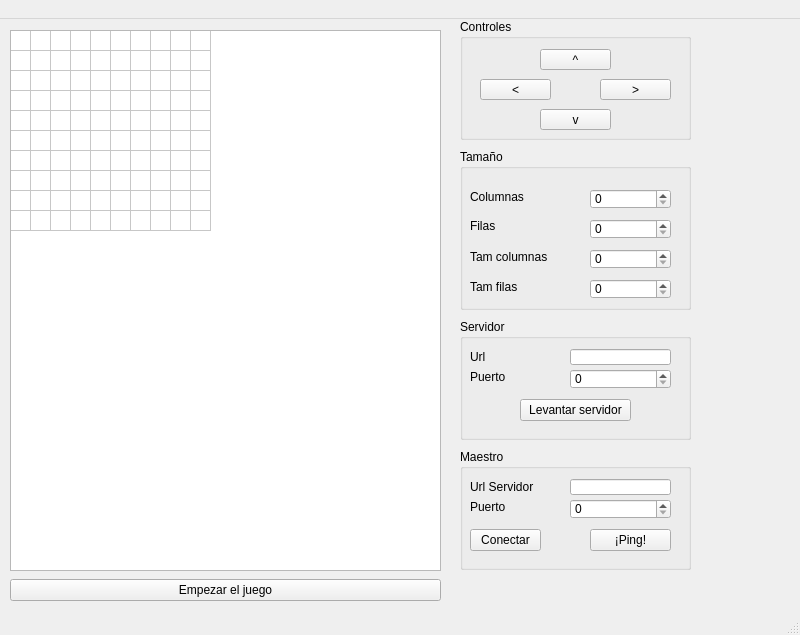
<?xml version="1.0" encoding="UTF-8"?>
<ui version="4.0">
 <class>MainWindow</class>
 <widget class="QMainWindow" name="MainWindow">
  <property name="geometry">
   <rect>
    <x>0</x>
    <y>0</y>
    <width>800</width>
    <height>635</height>
   </rect>
  </property>
  <property name="windowTitle">
   <string>MainWindow</string>
  </property>
  <widget class="QWidget" name="centralwidget">
   <widget class="QWidget" name="widget" native="true">
    <property name="geometry">
     <rect>
      <x>0</x>
      <y>0</y>
      <width>691</width>
      <height>591</height>
     </rect>
    </property>
    <widget class="QGroupBox" name="Controles">
     <property name="geometry">
      <rect>
       <x>460</x>
       <y>0</y>
       <width>231</width>
       <height>121</height>
      </rect>
     </property>
     <property name="title">
      <string>Controles</string>
     </property>
     <widget class="QPushButton" name="push_control_izquierda">
      <property name="geometry">
       <rect>
        <x>20</x>
        <y>60</y>
        <width>71</width>
        <height>21</height>
       </rect>
      </property>
      <property name="text">
       <string>&lt;</string>
      </property>
     </widget>
     <widget class="QPushButton" name="push_control_abajo">
      <property name="geometry">
       <rect>
        <x>80</x>
        <y>90</y>
        <width>71</width>
        <height>21</height>
       </rect>
      </property>
      <property name="text">
       <string>v</string>
      </property>
     </widget>
     <widget class="QPushButton" name="push_control_derecha">
      <property name="geometry">
       <rect>
        <x>140</x>
        <y>60</y>
        <width>71</width>
        <height>21</height>
       </rect>
      </property>
      <property name="text">
       <string>&gt;</string>
      </property>
     </widget>
     <widget class="QPushButton" name="push_control_arriba">
      <property name="geometry">
       <rect>
        <x>80</x>
        <y>30</y>
        <width>71</width>
        <height>21</height>
       </rect>
      </property>
      <property name="text">
       <string>^</string>
      </property>
     </widget>
    </widget>
    <widget class="QGroupBox" name="groupBox">
     <property name="geometry">
      <rect>
       <x>460</x>
       <y>130</y>
       <width>231</width>
       <height>161</height>
      </rect>
     </property>
     <property name="title">
      <string>Tamaño</string>
     </property>
     <widget class="QLabel" name="label_columas">
      <property name="geometry">
       <rect>
        <x>10</x>
        <y>40</y>
        <width>71</width>
        <height>16</height>
       </rect>
      </property>
      <property name="text">
       <string>Columnas</string>
      </property>
     </widget>
     <widget class="QLabel" name="label_filas">
      <property name="geometry">
       <rect>
        <x>10</x>
        <y>70</y>
        <width>59</width>
        <height>14</height>
       </rect>
      </property>
      <property name="text">
       <string>Filas</string>
      </property>
     </widget>
     <widget class="QLabel" name="label_tam_columnas">
      <property name="geometry">
       <rect>
        <x>10</x>
        <y>100</y>
        <width>91</width>
        <height>16</height>
       </rect>
      </property>
      <property name="text">
       <string>Tam columnas</string>
      </property>
     </widget>
     <widget class="QLabel" name="label_tam_filas">
      <property name="geometry">
       <rect>
        <x>10</x>
        <y>130</y>
        <width>91</width>
        <height>16</height>
       </rect>
      </property>
      <property name="text">
       <string>Tam filas</string>
      </property>
     </widget>
     <widget class="QSpinBox" name="spin_columnas">
      <property name="geometry">
       <rect>
        <x>130</x>
        <y>40</y>
        <width>81</width>
        <height>20</height>
       </rect>
      </property>
     </widget>
     <widget class="QSpinBox" name="spin_filas">
      <property name="geometry">
       <rect>
        <x>130</x>
        <y>70</y>
        <width>81</width>
        <height>20</height>
       </rect>
      </property>
     </widget>
     <widget class="QSpinBox" name="spin_tam_filas">
      <property name="geometry">
       <rect>
        <x>130</x>
        <y>130</y>
        <width>81</width>
        <height>20</height>
       </rect>
      </property>
     </widget>
     <widget class="QSpinBox" name="spin_tam_columnas">
      <property name="geometry">
       <rect>
        <x>130</x>
        <y>100</y>
        <width>81</width>
        <height>20</height>
       </rect>
      </property>
     </widget>
    </widget>
    <widget class="QGroupBox" name="groupBox_2">
     <property name="geometry">
      <rect>
       <x>460</x>
       <y>300</y>
       <width>231</width>
       <height>121</height>
      </rect>
     </property>
     <property name="title">
      <string>Servidor</string>
     </property>
     <widget class="QLabel" name="label_puerto_servidor">
      <property name="geometry">
       <rect>
        <x>10</x>
        <y>50</y>
        <width>71</width>
        <height>16</height>
       </rect>
      </property>
      <property name="text">
       <string>Puerto</string>
      </property>
     </widget>
     <widget class="QLabel" name="label_url">
      <property name="geometry">
       <rect>
        <x>10</x>
        <y>30</y>
        <width>71</width>
        <height>16</height>
       </rect>
      </property>
      <property name="text">
       <string>Url</string>
      </property>
     </widget>
     <widget class="QSpinBox" name="spin_puerto_servidor">
      <property name="geometry">
       <rect>
        <x>110</x>
        <y>50</y>
        <width>101</width>
        <height>20</height>
       </rect>
      </property>
     </widget>
     <widget class="QLineEdit" name="line_url">
      <property name="geometry">
       <rect>
        <x>110</x>
        <y>30</y>
        <width>101</width>
        <height>16</height>
       </rect>
      </property>
     </widget>
     <widget class="QPushButton" name="push_levantar_servidor">
      <property name="geometry">
       <rect>
        <x>60</x>
        <y>80</y>
        <width>111</width>
        <height>22</height>
       </rect>
      </property>
      <property name="text">
       <string>Levantar servidor</string>
      </property>
     </widget>
    </widget>
    <widget class="QGroupBox" name="groupBox_3">
     <property name="geometry">
      <rect>
       <x>460</x>
       <y>430</y>
       <width>231</width>
       <height>121</height>
      </rect>
     </property>
     <property name="title">
      <string>Maestro</string>
     </property>
     <widget class="QLabel" name="label_puerto_maestro">
      <property name="geometry">
       <rect>
        <x>10</x>
        <y>50</y>
        <width>71</width>
        <height>16</height>
       </rect>
      </property>
      <property name="text">
       <string>Puerto</string>
      </property>
     </widget>
     <widget class="QLabel" name="label_url_servidor">
      <property name="geometry">
       <rect>
        <x>10</x>
        <y>30</y>
        <width>71</width>
        <height>16</height>
       </rect>
      </property>
      <property name="text">
       <string>Url Servidor</string>
      </property>
     </widget>
     <widget class="QSpinBox" name="spin_puerto_maestro">
      <property name="geometry">
       <rect>
        <x>110</x>
        <y>50</y>
        <width>101</width>
        <height>20</height>
       </rect>
      </property>
     </widget>
     <widget class="QLineEdit" name="line_url_servidor">
      <property name="geometry">
       <rect>
        <x>110</x>
        <y>30</y>
        <width>101</width>
        <height>16</height>
       </rect>
      </property>
     </widget>
     <widget class="QPushButton" name="push_conectar">
      <property name="geometry">
       <rect>
        <x>10</x>
        <y>80</y>
        <width>71</width>
        <height>22</height>
       </rect>
      </property>
      <property name="text">
       <string>Conectar</string>
      </property>
     </widget>
     <widget class="QPushButton" name="push_ping">
      <property name="geometry">
       <rect>
        <x>130</x>
        <y>80</y>
        <width>81</width>
        <height>22</height>
       </rect>
      </property>
      <property name="text">
       <string>¡Ping!</string>
      </property>
     </widget>
    </widget>
    <widget class="QPushButton" name="push_empezar">
     <property name="geometry">
      <rect>
       <x>10</x>
       <y>560</y>
       <width>431</width>
       <height>22</height>
      </rect>
     </property>
     <property name="text">
      <string>Empezar el juego</string>
     </property>
    </widget>
    <widget class="QTableWidget" name="table_board">
     <property name="geometry">
      <rect>
       <x>10</x>
       <y>11</y>
       <width>431</width>
       <height>541</height>
      </rect>
     </property>
     <property name="rowCount">
      <number>10</number>
     </property>
     <property name="columnCount">
      <number>10</number>
     </property>
     <attribute name="horizontalHeaderVisible">
      <bool>false</bool>
     </attribute>
     <attribute name="horizontalHeaderDefaultSectionSize">
      <number>20</number>
     </attribute>
     <attribute name="horizontalHeaderMinimumSectionSize">
      <number>10</number>
     </attribute>
     <attribute name="verticalHeaderVisible">
      <bool>false</bool>
     </attribute>
     <attribute name="verticalHeaderDefaultSectionSize">
      <number>20</number>
     </attribute>
     <attribute name="verticalHeaderMinimumSectionSize">
      <number>20</number>
     </attribute>
     <row/>
     <row/>
     <row/>
     <row/>
     <row/>
     <row/>
     <row/>
     <row/>
     <row/>
     <row/>
     <column/>
     <column/>
     <column/>
     <column/>
     <column/>
     <column/>
     <column/>
     <column/>
     <column/>
     <column/>
    </widget>
   </widget>
  </widget>
  <widget class="QStatusBar" name="statusbar"/>
  <widget class="QMenuBar" name="menubar">
   <property name="geometry">
    <rect>
     <x>0</x>
     <y>0</y>
     <width>800</width>
     <height>19</height>
    </rect>
   </property>
   <widget class="QMenu" name="menuJuego_Snake">
    <property name="title">
     <string> </string>
    </property>
   </widget>
   <addaction name="menuJuego_Snake"/>
  </widget>
 </widget>
 <resources/>
 <connections/>
</ui>
